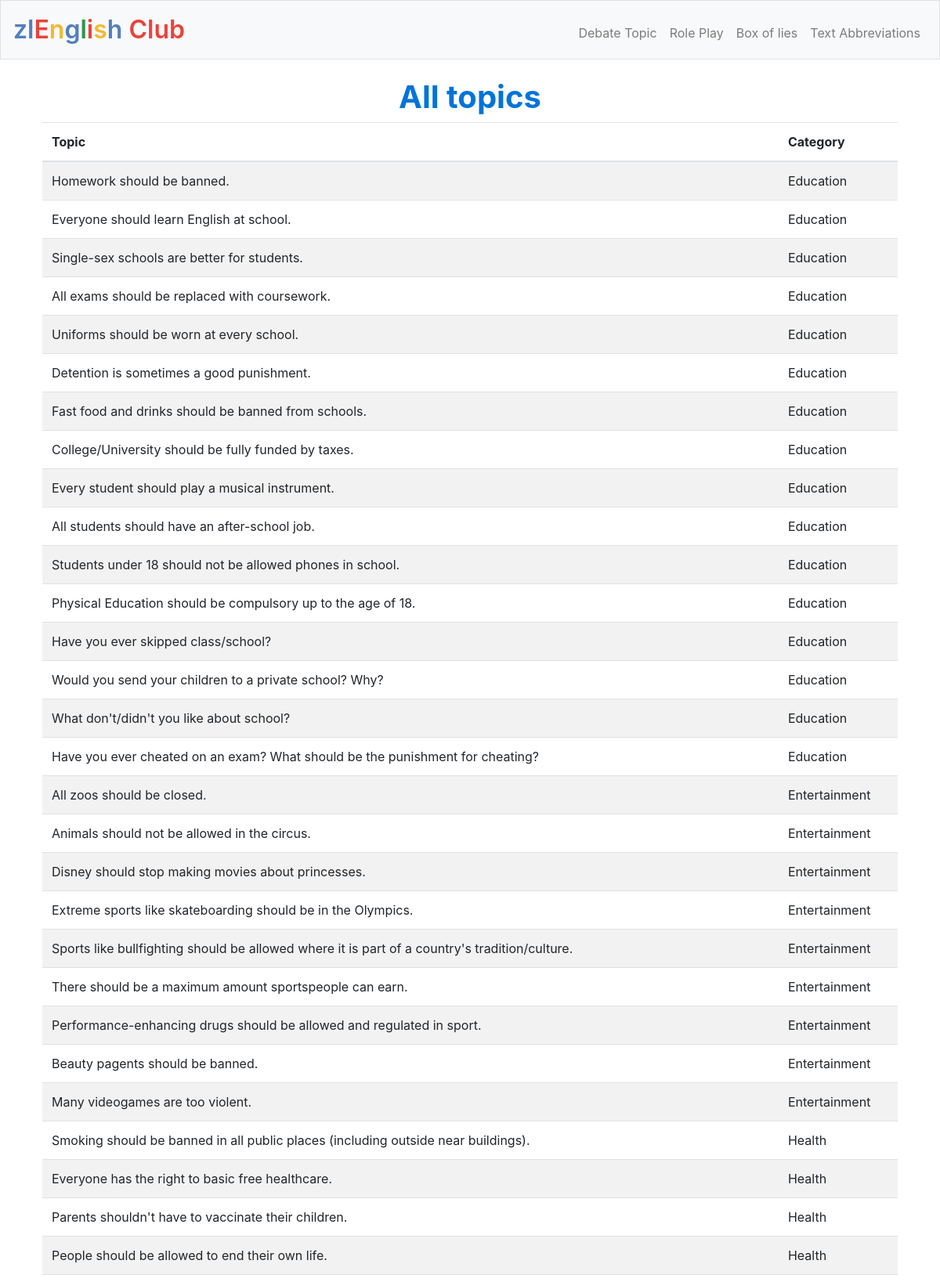
The app's page /topics (upper part) with its own data.
### app.py (models this page shows, shortened)
class Topic(db.Model):
    id = db.Column(db.Integer, primary_key=True)
    topic = db.Column(db.String(300), unique=True, nullable = False)
    category = db.Column(db.String(64), nullable=False)

### app.py (the view)
@app.route('/topics')
def topics():
    data = Topic.query.order_by(Topic.category).all()
    return render_template("topics.html", topics=data)

### templates/topics.html (shortened to what this page needs)
{% extends "layout.html" %}
{% block main %}
    <h1>All topics</h1>
    <div>
        <table class="table table-striped">
            <thead>
                <th>Topic</th>
                <th>Category</th>
            </thead>
            <tbody>
                {% for topic in topics %}
                    <tr>
                        <td>{{topic.topic}}</td>
                        <td>{{topic.category}}</td>
                    </tr>
                {% endfor %}
            </tbody>
        </table>
    </div>
{% endblock %}

### templates/layout.html (shortened to what this page needs)
<!DOCTYPE html>
<html lang = "en">
    <head>
        <link href="https://maxcdn.bootstrapcdn.com/bootstrap/4.1.3/css/bootstrap.min.css" rel="stylesheet">
        <link href="/static/style.css" rel="stylesheet">
    </head>
    <body>
        <nav class="navbar navbar-expand-md navbar-light bg-light border">
            <a class="navbar-brand" href="/"><span class="blue">zl</span><span class="red">E</span><span class="yellow">n</span><span class="blue">g</span><span class="green">l</span><span class="red">i</span><span class="yellow">s</span><span class="blue">h</span>
                <span class="red">Club</span></a>
            <div class="collapse navbar-collapse" id="navbar">
                {% if session.user_id %}
                    <ul class="navbar-nav mr-auto mt-2">
                        <li class="nav-item"><a class="nav-link" href="#">Activities</a></li>
                        <li class="nav-item"><a class="nav-link" href="#">Games</a></li>
                    </ul>
                    <ul class="navbar-nav ml-auto mt-2">
                        <li class="nav-item"><a class="nav-link" href="/topics">All topics</a></li>
                    </ul>
                {% else %}
                    <ul class="navbar-nav ml-auto mt-2">
                        <li class="nav-item"><a class="nav-link" href="/debate-topic">Debate Topic</a></li>
                        <li class="nav-item"><a class="nav-link" href="/role-play">Role Play</a></li>
                        <li class="nav-item"><a class="nav-link" href="/box-of-lies">Box of lies</a></li>
                        <li class="nav-item"><a class="nav-link" href="/abbreviations">Text Abbreviations</a></li>
                    </ul>
                {% endif %}
            </div>
        </nav>
        <main class = "container p-4">
            {% block main %}{% endblock %}
         </main>
    </body>
</html>

### static/style.css (style rules this page uses)
nav .navbar-brand { font-size: xx-large; font-weight: 600; }
nav .navbar-brand .blue { color: #537fbe; }
nav .navbar-brand .red { color: #ea433b; }
nav .navbar-brand .yellow { color: #f5b82e; }
nav .navbar-brand .green { color: #2e944b; }
h1 { text-align: center; font-weight: bold; color: #0074D9; }

### records on screen
Topic: topic "Homework should be banned.", category "Education"
Topic: topic "Everyone should learn English at school.", category "Education"
Topic: topic "Single-sex schools are better for students.", category "Education"
Topic: topic "All exams should be replaced with coursework.", category "Education"
Topic: topic "Uniforms should be worn at every school.", category "Education"
Topic: topic "Detention is sometimes a good punishment.", category "Education"
Topic: topic "Fast food and drinks should be banned from schools.", category "Education"
Topic: topic "College/University should be fully funded by taxes.", category "Education"
Topic: topic "Every student should play a musical instrument.", category "Education"
Topic: topic "All students should have an after-school job.", category "Education"
Topic: topic "Students under 18 should not be allowed phones in school.", category "Education"
Topic: topic "Physical Education should be compulsory up to the age of 18.", category "Education"
Topic: topic "Have you ever skipped class/school?", category "Education"
Topic: topic "Would you send your children to a private school? Why?", category "Education"
Topic: topic "What don't/didn't you like about school?", category "Education"
Topic: topic "Have you ever cheated on an exam? What should be the punishment for cheating?", category "Education"
Topic: topic "All zoos should be closed.", category "Entertainment"
Topic: topic "Animals should not be allowed in the circus.", category "Entertainment"
Topic: topic "Disney should stop making movies about princesses.", category "Entertainment"
Topic: topic "Extreme sports like skateboarding should be in the Olympics.", category "Entertainment"
Topic: topic "Sports like bullfighting should be allowed where it is part of a country's tradition/culture.", category "Entertainment"
Topic: topic "There should be a maximum amount sportspeople can earn.", category "Entertainment"
Topic: topic "Performance-enhancing drugs should be allowed and regulated in sport.", category "Entertainment"
Topic: topic "Beauty pagents should be banned.", category "Entertainment"
Topic: topic "Many videogames are too violent.", category "Entertainment"
Topic: topic "Smoking should be banned in all public places (including outside near buildings).", category "Health"
Topic: topic "Everyone has the right to basic free healthcare.", category "Health"
Topic: topic "Parents shouldn't have to vaccinate their children.", category "Health"
Topic: topic "People should be allowed to end their own life.", category "Health"
